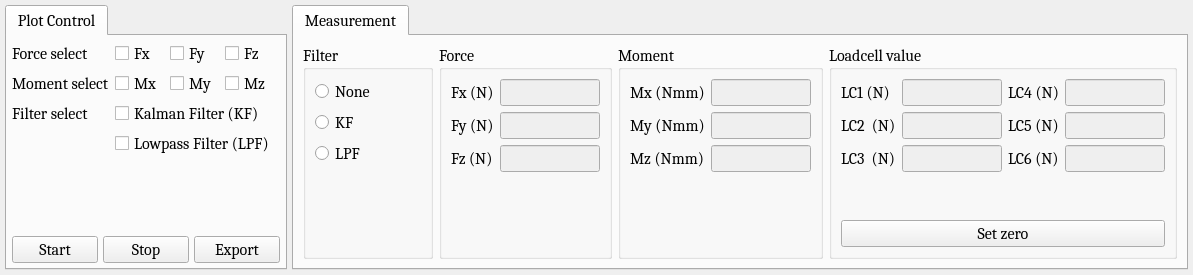
     <widget class="QFrame" name="frame">
      <layout class="QHBoxLayout" name="horizontalLayout" stretch="0,0">
       <property name="spacing">
        <number>5</number>
       </property>
       <property name="leftMargin">
        <number>5</number>
       </property>
       <property name="topMargin">
        <number>5</number>
       </property>
       <property name="rightMargin">
        <number>5</number>
       </property>
       <property name="bottomMargin">
        <number>5</number>
       </property>
       <item>
        <widget class="QTabWidget" name="PlotControl">
         <property name="font">
          <font>
           <family>Cambria</family>
           <pointsize>12</pointsize>
          </font>
         </property>
         <property name="autoFillBackground">
          <bool>true</bool>
         </property>
         <widget class="QWidget" name="PlotControlTab">
          <attribute name="title">
           <string>Plot Control</string>
          </attribute>
          <layout class="QGridLayout" name="gridLayout_10" rowstretch="1,0,0,0,0,0,0,0,0" columnstretch="2,0,0,0,0">
           <property name="leftMargin">
            <number>5</number>
           </property>
           <property name="topMargin">
            <number>5</number>
           </property>
           <property name="rightMargin">
            <number>5</number>
           </property>
           <property name="bottomMargin">
            <number>5</number>
           </property>
           <property name="spacing">
            <number>5</number>
           </property>
           <item row="1" column="1">
            <widget class="QCheckBox" name="checkMx">
             <property name="font">
              <font>
               <family>Cambria</family>
               <pointsize>12</pointsize>
              </font>
             </property>
             <property name="text">
              <string>Mx</string>
             </property>
            </widget>
           </item>
           <item row="0" column="2">
            <widget class="QCheckBox" name="checkFy">
             <property name="font">
              <font>
               <family>Cambria</family>
               <pointsize>12</pointsize>
              </font>
             </property>
             <property name="text">
              <string>Fy</string>
             </property>
            </widget>
           </item>
           <item row="0" column="1">
            <widget class="QCheckBox" name="checkFx">
             <property name="font">
              <font>
               <family>Cambria</family>
               <pointsize>12</pointsize>
              </font>
             </property>
             <property name="text">
              <string>Fx</string>
             </property>
            </widget>
           </item>
           <item row="1" column="0">
            <widget class="QLabel" name="label_21">
             <property name="font">
              <font>
               <family>Cambria</family>
               <pointsize>12</pointsize>
              </font>
             </property>
             <property name="text">
              <string>Moment select</string>
             </property>
            </widget>
           </item>
           <item row="7" column="1">
            <spacer name="verticalSpacer_3">
             <property name="orientation">
              <enum>Qt::Vertical</enum>
             </property>
             <property name="sizeHint" stdset="0">
              <size>
               <width>20</width>
               <height>40</height>
              </size>
             </property>
            </spacer>
           </item>
           <item row="0" column="0">
            <widget class="QLabel" name="label_19">
             <property name="font">
              <font>
               <family>Cambria</family>
               <pointsize>12</pointsize>
              </font>
             </property>
             <property name="text">
              <string>Force select</string>
             </property>
            </widget>
           </item>
           <item row="1" column="2">
            <widget class="QCheckBox" name="checkMy">
             <property name="font">
              <font>
               <family>Cambria</family>
               <pointsize>12</pointsize>
              </font>
             </property>
             <property name="text">
              <string>My</string>
             </property>
            </widget>
           </item>
           <item row="8" column="0" colspan="5">
            <layout class="QHBoxLayout" name="horizontalLayout_6">
             <item>
              <widget class="QPushButton" name="btnStartLog">
               <property name="font">
                <font>
                 <family>Cambria</family>
                 <pointsize>12</pointsize>
                </font>
               </property>
               <property name="text">
                <string>Start</string>
               </property>
              </widget>
             </item>
             <item>
              <widget class="QPushButton" name="btnStopLog">
               <property name="font">
                <font>
                 <family>Cambria</family>
                 <pointsize>12</pointsize>
                </font>
               </property>
               <property name="text">
                <string>Stop</string>
               </property>
              </widget>
             </item>
             <item>
              <widget class="QPushButton" name="btnExportCSV">
               <property name="font">
                <font>
                 <family>Cambria</family>
                 <pointsize>12</pointsize>
                </font>
               </property>
               <property name="text">
                <string>Export</string>
               </property>
              </widget>
             </item>
            </layout>
           </item>
           <item row="3" column="0">
            <widget class="QLabel" name="label_23">
             <property name="font">
              <font>
               <family>Cambria</family>
               <pointsize>12</pointsize>
              </font>
             </property>
             <property name="text">
              <string>Filter select</string>
             </property>
            </widget>
           </item>
           <item row="3" column="1" colspan="3">
            <widget class="QCheckBox" name="checkKF">
             <property name="text">
              <string>Kalman Filter (KF)</string>
             </property>
            </widget>
           </item>
           <item row="0" column="3">
            <widget class="QCheckBox" name="checkFz">
             <property name="font">
              <font>
               <family>Cambria</family>
               <pointsize>12</pointsize>
              </font>
             </property>
             <property name="text">
              <string>Fz</string>
             </property>
            </widget>
           </item>
           <item row="1" column="3">
            <widget class="QCheckBox" name="checkMz">
             <property name="font">
              <font>
               <family>Cambria</family>
               <pointsize>12</pointsize>
              </font>
             </property>
             <property name="text">
              <string>Mz</string>
             </property>
            </widget>
           </item>
           <item row="6" column="1" colspan="3">
            <widget class="QCheckBox" name="checkLPF">
             <property name="text">
              <string>Lowpass Filter (LPF)</string>
             </property>
            </widget>
           </item>
          </layout>
         </widget>
        </widget>
       </item>
       <item>
        <widget class="QTabWidget" name="Measurement">
         <property name="sizePolicy">
          <sizepolicy hsizetype="Expanding" vsizetype="Expanding">
           <horstretch>0</horstretch>
           <verstretch>0</verstretch>
          </sizepolicy>
         </property>
         <property name="font">
          <font>
           <family>Cambria</family>
           <pointsize>12</pointsize>
          </font>
         </property>
         <property name="autoFillBackground">
          <bool>true</bool>
         </property>
         <property name="currentIndex">
          <number>0</number>
         </property>
         <widget class="QWidget" name="tab_7">
          <attribute name="title">
           <string>Measurement</string>
          </attribute>
          <layout class="QHBoxLayout" name="horizontalLayout_4">
           <item>
            <widget class="QGroupBox" name="FilterSetting">
             <property name="sizePolicy">
              <sizepolicy hsizetype="Expanding" vsizetype="Expanding">
               <horstretch>0</horstretch>
               <verstretch>0</verstretch>
              </sizepolicy>
             </property>
             <property name="title">
              <string>Filter</string>
             </property>
             <layout class="QGridLayout" name="gridLayout">
              <item row="3" column="0" colspan="2">
               <widget class="QRadioButton" name="radioLPF">
                <property name="text">
                 <string>LPF</string>
                </property>
               </widget>
              </item>
              <item row="7" column="0" colspan="2">
               <spacer name="verticalSpacer_7">
                <property name="orientation">
                 <enum>Qt::Vertical</enum>
                </property>
                <property name="sizeHint" stdset="0">
                 <size>
                  <width>20</width>
                  <height>40</height>
                 </size>
                </property>
               </spacer>
              </item>
              <item row="2" column="0">
               <widget class="QRadioButton" name="radioKF">
                <property name="text">
                 <string>KF</string>
                </property>
               </widget>
              </item>
              <item row="0" column="0">
               <widget class="QRadioButton" name="radioKF_2">
                <property name="text">
                 <string>None</string>
                </property>
               </widget>
              </item>
              <item row="4" column="2">
               <spacer name="horizontalSpacer_2">
                <property name="orientation">
                 <enum>Qt::Horizontal</enum>
                </property>
                <property name="sizeHint" stdset="0">
                 <size>
                  <width>40</width>
                  <height>20</height>
                 </size>
                </property>
               </spacer>
              </item>
             </layout>
            </widget>
           </item>
           <item>
            <widget class="QGroupBox" name="groupBox_5">
             <property name="font">
              <font>
               <family>Cambria</family>
               <pointsize>12</pointsize>
              </font>
             </property>
             <property name="title">
              <string>Force</string>
             </property>
             <layout class="QGridLayout" name="gridLayout_2" columnstretch="1,2">
              <item row="2" column="0">
               <widget class="QLabel" name="Fz">
                <property name="font">
                 <font>
                  <family>Cambria</family>
                  <pointsize>12</pointsize>
                 </font>
                </property>
                <property name="text">
                 <string>Fz (N)</string>
                </property>
               </widget>
              </item>
              <item row="2" column="1">
               <widget class="QLineEdit" name="labelFz">
                <property name="enabled">
                 <bool>false</bool>
                </property>
                <property name="sizePolicy">
                 <sizepolicy hsizetype="Fixed" vsizetype="Fixed">
                  <horstretch>0</horstretch>
                  <verstretch>0</verstretch>
                 </sizepolicy>
                </property>
                <property name="maximumSize">
                 <size>
                  <width>100</width>
                  <height>16777215</height>
                 </size>
                </property>
               </widget>
              </item>
              <item row="0" column="0">
               <widget class="QLabel" name="Fx">
                <property name="font">
                 <font>
                  <family>Cambria</family>
                  <pointsize>12</pointsize>
                 </font>
                </property>
                <property name="text">
                 <string>Fx (N)</string>
                </property>
               </widget>
              </item>
              <item row="1" column="1">
               <widget class="QLineEdit" name="labelFy">
                <property name="enabled">
                 <bool>false</bool>
                </property>
                <property name="sizePolicy">
                 <sizepolicy hsizetype="Fixed" vsizetype="Fixed">
                  <horstretch>0</horstretch>
                  <verstretch>0</verstretch>
                 </sizepolicy>
                </property>
                <property name="maximumSize">
                 <size>
                  <width>100</width>
                  <height>16777215</height>
                 </size>
                </property>
               </widget>
              </item>
              <item row="0" column="1">
               <widget class="QLineEdit" name="labelFx">
                <property name="enabled">
                 <bool>false</bool>
                </property>
                <property name="sizePolicy">
                 <sizepolicy hsizetype="Fixed" vsizetype="Fixed">
                  <horstretch>0</horstretch>
                  <verstretch>0</verstretch>
                 </sizepolicy>
                </property>
                <property name="maximumSize">
                 <size>
                  <width>100</width>
                  <height>16777215</height>
                 </size>
                </property>
               </widget>
              </item>
              <item row="1" column="0">
               <widget class="QLabel" name="Fy">
                <property name="font">
                 <font>
                  <family>Cambria</family>
                  <pointsize>12</pointsize>
                 </font>
                </property>
                <property name="text">
                 <string>Fy (N)</string>
                </property>
               </widget>
              </item>
              <item row="3" column="0" colspan="2">
               <spacer name="verticalSpacer_4">
                <property name="orientation">
                 <enum>Qt::Vertical</enum>
                </property>
                <property name="sizeHint" stdset="0">
                 <size>
                  <width>20</width>
                  <height>40</height>
                 </size>
                </property>
               </spacer>
              </item>
             </layout>
            </widget>
           </item>
           <item>
            <widget class="QGroupBox" name="groupBox_6">
             <property name="font">
              <font>
               <family>Cambria</family>
               <pointsize>12</pointsize>
              </font>
             </property>
             <property name="title">
              <string>Moment</string>
             </property>
             <layout class="QGridLayout" name="gridLayout_8" columnstretch="1,2">
              <item row="1" column="0">
               <widget class="QLabel" name="M_pitch">
                <property name="font">
                 <font>
                  <family>Cambria</family>
                  <pointsize>12</pointsize>
                 </font>
                </property>
                <property name="text">
                 <string>My (Nmm)</string>
                </property>
               </widget>
              </item>
              <item row="1" column="1">
               <widget class="QLineEdit" name="labelMy">
                <property name="enabled">
                 <bool>false</bool>
                </property>
                <property name="sizePolicy">
                 <sizepolicy hsizetype="Fixed" vsizetype="Fixed">
                  <horstretch>0</horstretch>
                  <verstretch>0</verstretch>
                 </sizepolicy>
                </property>
                <property name="maximumSize">
                 <size>
                  <width>100</width>
                  <height>16777215</height>
                 </size>
                </property>
               </widget>
              </item>
              <item row="2" column="1">
               <widget class="QLineEdit" name="labelMz">
                <property name="enabled">
                 <bool>false</bool>
                </property>
                <property name="sizePolicy">
                 <sizepolicy hsizetype="Fixed" vsizetype="Fixed">
                  <horstretch>0</horstretch>
                  <verstretch>0</verstretch>
                 </sizepolicy>
                </property>
                <property name="maximumSize">
                 <size>
                  <width>100</width>
                  <height>16777215</height>
                 </size>
                </property>
               </widget>
              </item>
              <item row="2" column="0">
               <widget class="QLabel" name="M_yaw">
                <property name="font">
                 <font>
                  <family>Cambria</family>
                  <pointsize>12</pointsize>
                 </font>
                </property>
                <property name="text">
                 <string>Mz (Nmm)</string>
                </property>
               </widget>
              </item>
              <item row="0" column="0">
               <widget class="QLabel" name="M_roll">
                <property name="font">
                 <font>
                  <family>Cambria</family>
                  <pointsize>12</pointsize>
                 </font>
                </property>
                <property name="text">
                 <string>Mx (Nmm)</string>
                </property>
               </widget>
              </item>
              <item row="0" column="1">
               <widget class="QLineEdit" name="labelMx">
                <property name="enabled">
                 <bool>false</bool>
                </property>
                <property name="sizePolicy">
                 <sizepolicy hsizetype="Fixed" vsizetype="Fixed">
                  <horstretch>0</horstretch>
                  <verstretch>0</verstretch>
                 </sizepolicy>
                </property>
                <property name="maximumSize">
                 <size>
                  <width>100</width>
                  <height>16777215</height>
                 </size>
                </property>
               </widget>
              </item>
              <item row="3" column="0" colspan="2">
               <spacer name="verticalSpacer_5">
                <property name="orientation">
                 <enum>Qt::Vertical</enum>
                </property>
                <property name="sizeHint" stdset="0">
                 <size>
                  <width>20</width>
                  <height>40</height>
                 </size>
                </property>
               </spacer>
              </item>
             </layout>
            </widget>
           </item>
           <item>
            <widget class="QGroupBox" name="groupBox_7">
             <property name="font">
              <font>
               <family>Cambria</family>
               <pointsize>12</pointsize>
              </font>
             </property>
             <property name="title">
              <string>Loadcell value</string>
             </property>
             <layout class="QGridLayout" name="gridLayout_9">
              <item row="1" column="0">
               <widget class="QLabel" name="label_20">
                <property name="font">
                 <font>
                  <family>Cambria</family>
                  <pointsize>12</pointsize>
                 </font>
                </property>
                <property name="text">
                 <string>LC2  (N)</string>
                </property>
               </widget>
              </item>
              <item row="0" column="1">
               <widget class="QLineEdit" name="labelLC1">
                <property name="enabled">
                 <bool>false</bool>
                </property>
                <property name="sizePolicy">
                 <sizepolicy hsizetype="Fixed" vsizetype="Fixed">
                  <horstretch>0</horstretch>
                  <verstretch>0</verstretch>
                 </sizepolicy>
                </property>
                <property name="maximumSize">
                 <size>
                  <width>100</width>
                  <height>16777215</height>
                 </size>
                </property>
               </widget>
              </item>
              <item row="2" column="2">
               <widget class="QLabel" name="theta_4">
                <property name="font">
                 <font>
                  <family>Cambria</family>
                  <pointsize>12</pointsize>
                 </font>
                </property>
                <property name="text">
                 <string>LC6 (N)</string>
                </property>
               </widget>
              </item>
              <item row="2" column="3">
               <widget class="QLineEdit" name="labelLC6">
                <property name="enabled">
                 <bool>false</bool>
                </property>
                <property name="sizePolicy">
                 <sizepolicy hsizetype="Fixed" vsizetype="Fixed">
                  <horstretch>0</horstretch>
                  <verstretch>0</verstretch>
                 </sizepolicy>
                </property>
                <property name="maximumSize">
                 <size>
                  <width>100</width>
                  <height>16777215</height>
                 </size>
                </property>
               </widget>
              </item>
              <item row="1" column="1">
               <widget class="QLineEdit" name="labelLC2">
                <property name="enabled">
                 <bool>false</bool>
                </property>
                <property name="sizePolicy">
                 <sizepolicy hsizetype="Fixed" vsizetype="Fixed">
                  <horstretch>0</horstretch>
                  <verstretch>0</verstretch>
                 </sizepolicy>
                </property>
                <property name="maximumSize">
                 <size>
                  <width>100</width>
                  <height>16777215</height>
                 </size>
                </property>
               </widget>
              </item>
              <item row="0" column="2">
               <widget class="QLabel" name="theta_2">
                <property name="font">
                 <font>
                  <family>Cambria</family>
                  <pointsize>12</pointsize>
                 </font>
                </property>
                <property name="text">
                 <string>LC4 (N)</string>
                </property>
               </widget>
              </item>
              <item row="4" column="0" colspan="4">
               <spacer name="verticalSpacer_6">
                <property name="orientation">
                 <enum>Qt::Vertical</enum>
                </property>
                <property name="sizeHint" stdset="0">
                 <size>
                  <width>20</width>
                  <height>40</height>
                 </size>
                </property>
               </spacer>
              </item>
              <item row="5" column="0" colspan="4">
               <widget class="QPushButton" name="btnSetZero">
                <property name="font">
                 <font>
                  <family>Cambria</family>
                  <pointsize>12</pointsize>
                 </font>
                </property>
                <property name="text">
                 <string>Set zero</string>
                </property>
               </widget>
              </item>
              <item row="2" column="0">
               <widget class="QLabel" name="label_22">
                <property name="font">
                 <font>
                  <family>Cambria</family>
                  <pointsize>12</pointsize>
                 </font>
                </property>
                <property name="text">
                 <string>LC3  (N)</string>
                </property>
               </widget>
              </item>
              <item row="0" column="0">
               <widget class="QLabel" name="theta_1">
                <property name="font">
                 <font>
                  <family>Cambria</family>
                  <pointsize>12</pointsize>
                 </font>
                </property>
                <property name="text">
                 <string>LC1 (N)</string>
                </property>
               </widget>
              </item>
              <item row="2" column="1">
               <widget class="QLineEdit" name="labelLC3">
                <property name="enabled">
                 <bool>false</bool>
                </property>
                <property name="sizePolicy">
                 <sizepolicy hsizetype="Fixed" vsizetype="Fixed">
                  <horstretch>0</horstretch>
                  <verstretch>0</verstretch>
                 </sizepolicy>
                </property>
                <property name="maximumSize">
                 <size>
                  <width>100</width>
                  <height>16777215</height>
                 </size>
                </property>
               </widget>
              </item>
              <item row="0" column="3">
               <widget class="QLineEdit" name="labelLC4">
                <property name="enabled">
                 <bool>false</bool>
                </property>
                <property name="sizePolicy">
                 <sizepolicy hsizetype="Fixed" vsizetype="Fixed">
                  <horstretch>0</horstretch>
                  <verstretch>0</verstretch>
                 </sizepolicy>
                </property>
                <property name="maximumSize">
                 <size>
                  <width>100</width>
                  <height>16777215</height>
                 </size>
                </property>
               </widget>
              </item>
              <item row="1" column="3">
               <widget class="QLineEdit" name="labelLC5">
                <property name="enabled">
                 <bool>false</bool>
                </property>
                <property name="sizePolicy">
                 <sizepolicy hsizetype="Fixed" vsizetype="Fixed">
                  <horstretch>0</horstretch>
                  <verstretch>0</verstretch>
                 </sizepolicy>
                </property>
                <property name="maximumSize">
                 <size>
                  <width>100</width>
                  <height>16777215</height>
                 </size>
                </property>
               </widget>
              </item>
              <item row="1" column="2">
               <widget class="QLabel" name="theta_3">
                <property name="font">
                 <font>
                  <family>Cambria</family>
                  <pointsize>12</pointsize>
                 </font>
                </property>
                <property name="text">
                 <string>LC5 (N)</string>
                </property>
               </widget>
              </item>
             </layout>
            </widget>
           </item>
          </layout>
         </widget>
        </widget>
       </item>
      </layout>
     </widget>
